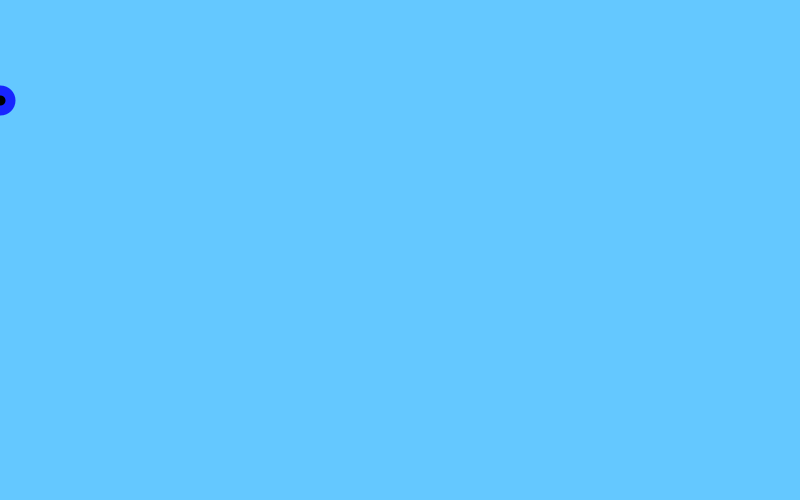
Frame 1 (no input)
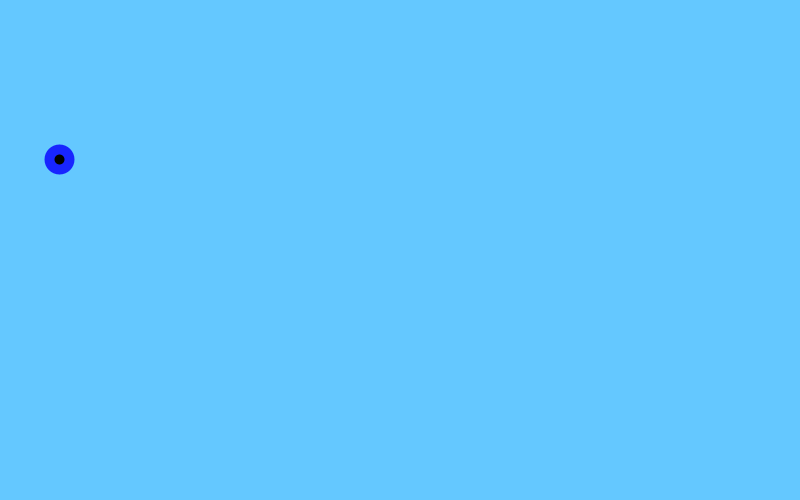
Frame 60 (the mouse pressed at the canvas centre just before this capture)
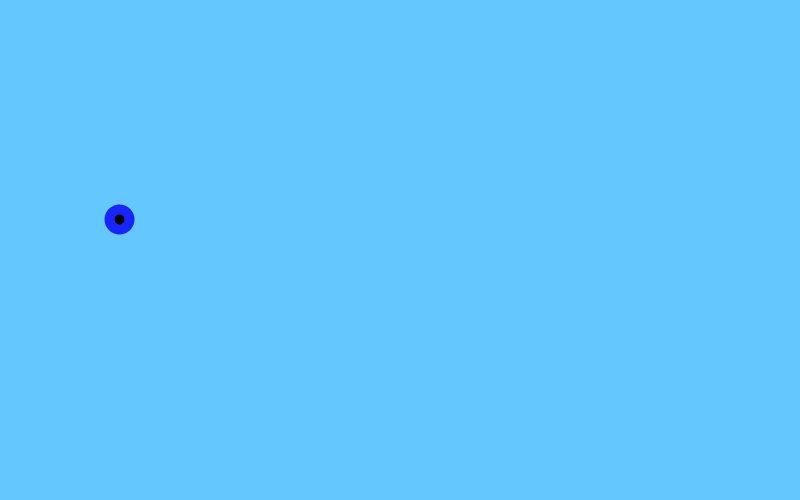
Frame 120 (the mouse held since frame 60 and released just before this capture)

The Processing sketch that drew these frames (run headless with seeded random() and noise(); from frame 60 on, the mouse is pressed at the canvas centre):

// Processing sketch: bilqrd
// ── bilqrd.pde
void setup(){
  size(800, 500);
  strokeWeight(10);
  stroke(#1825FF);
  fill(#000000);
}

int x = 0;
int y = 100;

int xSpeed = 1;
int ySpeed = 1;

float red = 100;
float green = 200;
float blue = 300;
void draw(){
  background(red, green, blue);
  ellipse(x, y, 20, 20);
  x = x + xSpeed;
  y = y + ySpeed;
  
  if(y >= height){
    ySpeed = -ySpeed;
  }
  
  if(x >= width){
    xSpeed = -xSpeed;
  }
  
  if(y <= 0){
    ySpeed = -ySpeed;
  }
  
  if(x <= 0){
    xSpeed = -xSpeed;
  }
  
  if(keyPressed && key == '+'){
    if(xSpeed > 0) xSpeed += 1;
    if(xSpeed <= 0) xSpeed -= 1;
    
    red = random(0, 255);
    green = random(0, 255);
    blue = random(0, 255);
  }
  
  if(keyPressed && key == '-'){
    if(xSpeed > 0) xSpeed -= 1;
    if(xSpeed <= 0) xSpeed += 1;
    
    red = random(0, 255);
    green = random(0, 255);
    blue = random(0, 255);
  }
  
  if(keyPressed && key == 'p'){
    if(ySpeed > 0) ySpeed += 1;
    if(ySpeed <= 0) ySpeed -= 1;
    
    red = random(0, 255);
    green = random(0, 255);
    blue = random(0, 255);
  }
  
  if(keyPressed && key == 'm'){
    if(ySpeed > 0) ySpeed -= 1;
    if(ySpeed <= 0) ySpeed += 1;
    
    red = random(0, 255);
    green = random(0, 255);
    blue = random(0, 255);
  }
}
